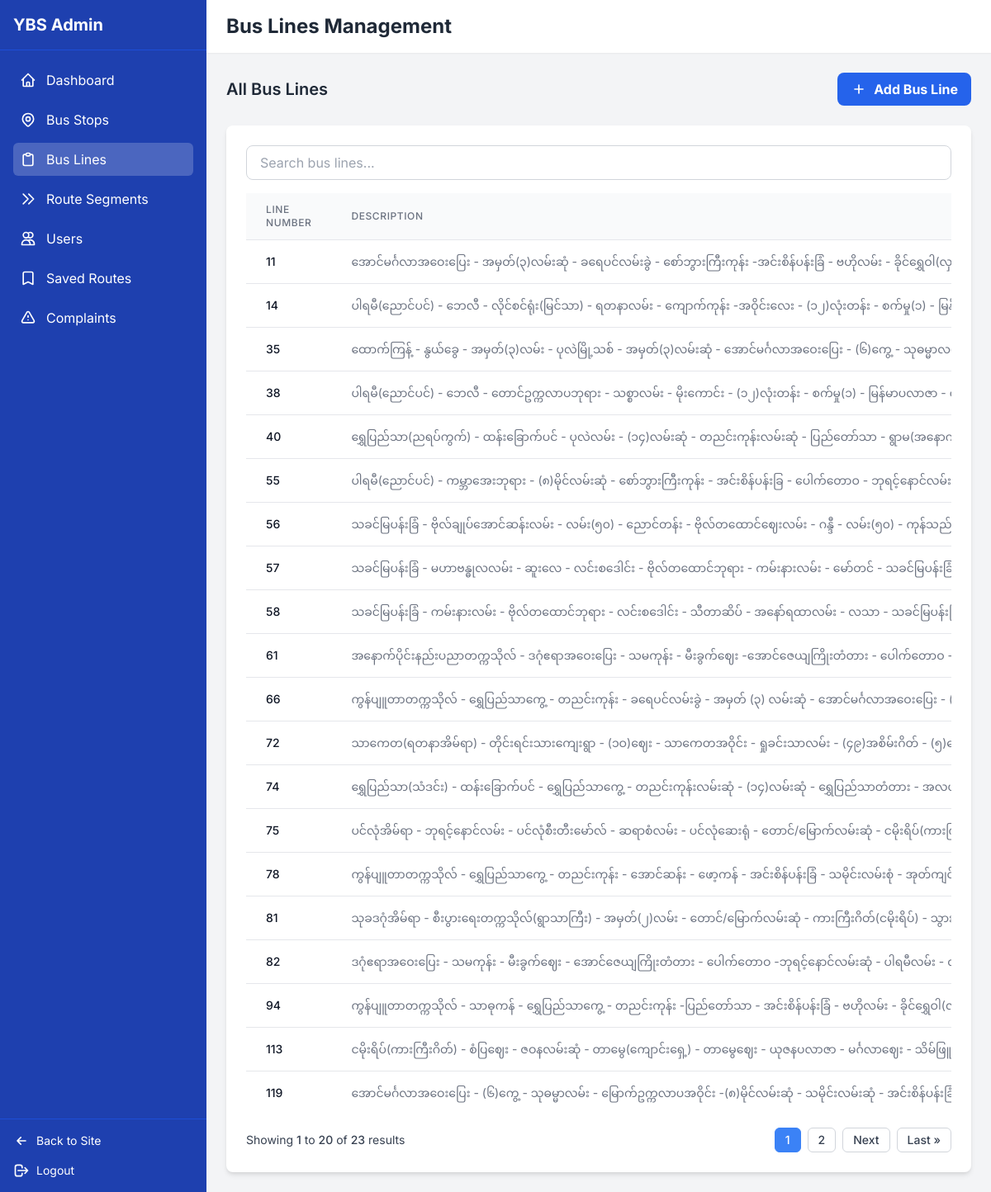
The app's page /admin-dashboard/bus-lines/ (signed in), older data.
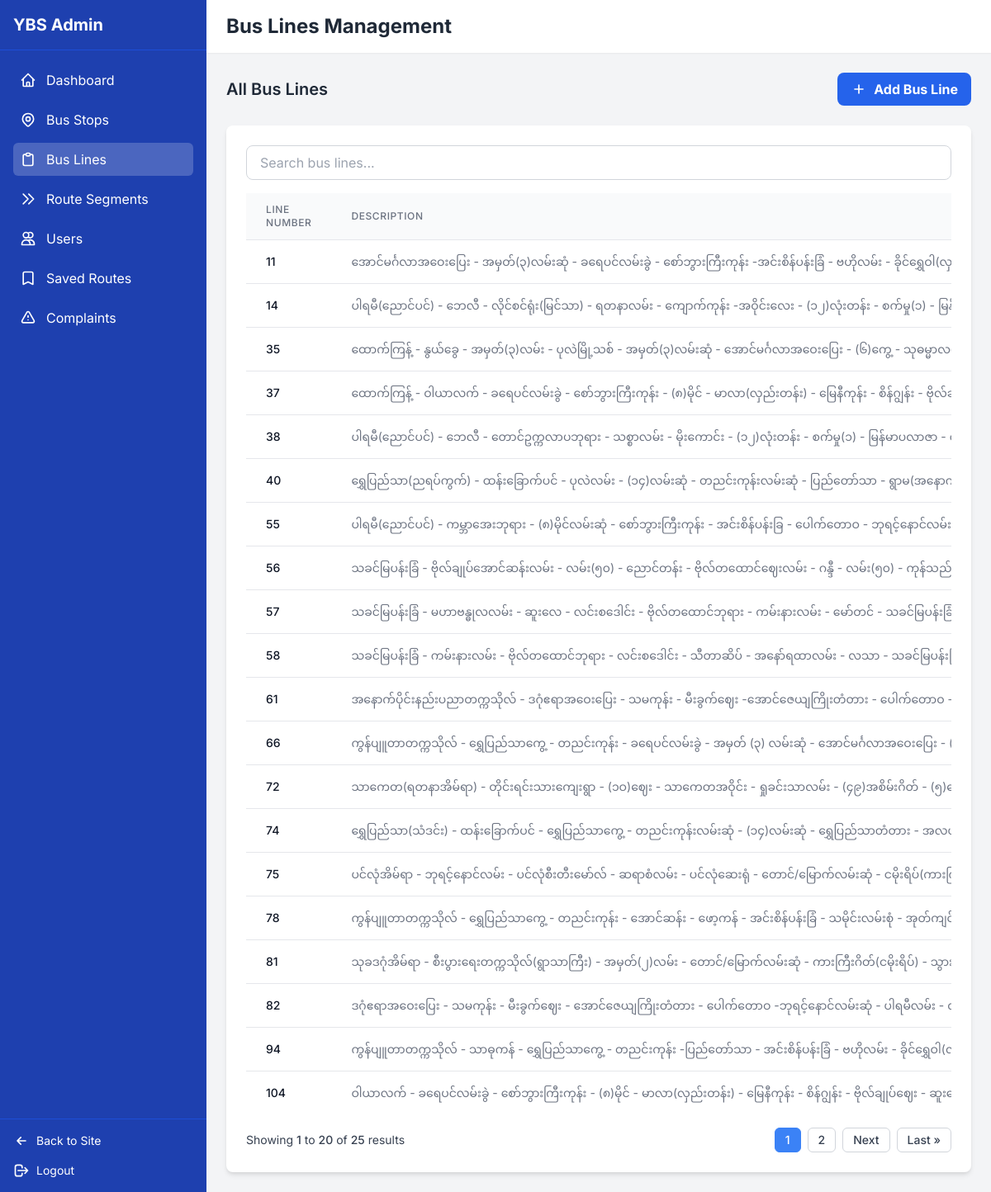
The same page, newer data.
### bus_routes/models.py (models this page shows, shortened)
class BusLine(models.Model):
    line_number = models.IntegerField(unique=True, verbose_name="Bus Line Number")
    description = models.TextField(blank=True, verbose_name="Description")
    class Meta:
        verbose_name = "Bus Line"
        verbose_name_plural = "Bus Lines"

### bus_routes/views.py (the view)
# urls.py: path('admin-dashboard/bus-lines/', views.admin_bus_lines, name='admin_bus_lines'),
@user_passes_test(is_admin)
def admin_bus_lines(request):
    bus_lines_list = BusLine.objects.all().order_by('line_number')
    paginator = Paginator(bus_lines_list, 20)
    page_number = request.GET.get('page')
    page_obj = paginator.get_page(page_number)
    return render(request, 'admin_bus_lines.html', {
        'active_tab': 'bus_lines',
        'bus_lines': page_obj,
        'page_obj': page_obj,
        'paginator': paginator
    })

### bus_routes/views.py (called while the page is built)
def is_admin(user):
    return user.is_authenticated and user.is_staff

### templates/admin_bus_lines.html (shortened to what this page needs)
{% extends "admin_dashboard.html" %}
{% block header_title %}Bus Lines Management{% endblock %}
{% block content %}
<div class="mb-6 flex justify-between items-center">
    <h2 class="text-xl font-semibold text-gray-800">All Bus Lines</h2>
    <a href="{% url 'admin_bus_line_add' %}" class="bg-blue-600 hover:bg-blue-700 text-white font-bold py-2 px-4 rounded-lg flex items-center">
        <svg xmlns="http://www.w3.org/2000/svg" class="h-5 w-5 mr-2" fill="none" viewBox="0 0 24 24" stroke="currentColor">
            <path stroke-linecap="round" stroke-linejoin="round" stroke-width="2" d="M12 6v6m0 0v6m0-6h6m-6 0H6" />
        </svg>
        Add Bus Line
    </a>
</div>
<div class="card bg-white overflow-hidden">
    <div class="p-6">
        <div class="mb-4">
            <input type="text" id="searchInput" placeholder="Search bus lines..." class="w-full px-4 py-2 border border-gray-300 rounded-lg focus:outline-none focus:ring-2 focus:ring-blue-500">
        </div>
        <div class="overflow-x-auto">
            <table class="min-w-full divide-y divide-gray-200">
                <thead class="bg-gray-50">
                    <tr>
                        <th scope="col" class="px-6 py-3 text-left text-xs font-medium text-gray-500 uppercase tracking-wider">Line Number</th>
                        <th scope="col" class="px-6 py-3 text-left text-xs font-medium text-gray-500 uppercase tracking-wider">Description</th>
                    </tr>
                </thead>
                <tbody class="bg-white divide-y divide-gray-200">
                    {% for line in bus_lines %}
                    <tr>
                        <td class="px-6 py-4 whitespace-nowrap text-sm font-medium text-gray-900">{{ line.line_number }}</td>
                        <td class="px-6 py-4 whitespace-nowrap text-sm text-gray-500">{{ line.description|default:"-" }}</td>
                    </tr>
                    {% empty %}
                    <tr>
                        <td colspan="3" class="px-6 py-4 whitespace-nowrap text-sm text-gray-500 text-center">No bus lines found.</td>
                    </tr>
                    {% endfor %}
                </tbody>
            </table>
        </div>
        <div class="mt-4 flex justify-between items-center">
            <div>
                <p class="text-sm text-gray-700">
                    Showing <span class="font-medium">{{ page_obj.start_index }}</span> to <span class="font-medium">{{ page_obj.end_index }}</span> of <span class="font-medium">{{ paginator.count }}</span> results
                </p>
            </div>
            <div class="flex space-x-2">
                {% for num in paginator.page_range %}
                    {% if page_obj.number == num %}
                        <span class="px-3 py-1 border border-blue-500 bg-blue-500 text-white rounded-md text-sm font-medium">{{ num }}</span>
                    {% elif num > page_obj.number|add:'-3' and num < page_obj.number|add:'3' %}
                        <a href="?page={{ num }}" class="px-3 py-1 border border-gray-300 rounded-md text-sm font-medium text-gray-700 hover:bg-gray-50">{{ num }}</a>
                    {% endif %}
                {% endfor %}
                {% if page_obj.has_next %}
                    <a href="?page={{ page_obj.next_page_number }}" class="px-3 py-1 border border-gray-300 rounded-md text-sm font-medium text-gray-700 hover:bg-gray-50">Next</a>
                    <a href="?page={{ page_obj.paginator.num_pages }}" class="px-3 py-1 border border-gray-300 rounded-md text-sm font-medium text-gray-700 hover:bg-gray-50">Last &raquo;</a>
                {% endif %}
            </div>
        </div>
    </div>
</div>
{% endblock %}

Row changes from the older to the newer data that the page shows:
no longer on this page (row unchanged): BusLine: line_number "113", description "ငမိုးရိပ်(ကားကြီးဂိတ်) - စံပြဈေး - ဇဝနလမ်းဆုံ - တာမွေ(ကျောင်းရှေ့) - တာမွေဈေး - ယုဇနပလာဇာ - မင်္ဂလာဈေး -…"
no longer on this page (row unchanged): BusLine: line_number "119", description "အောင်မင်္ဂလာအဝေးပြေး - (၆)ကွေ့ - သုဓမ္မာလမ်း - မြောက်ဥက္ကလာပအဝိုင်း -(၈)မိုင်လမ်းဆုံ - သမိုင်းလမ်းဆုံ -…"
added BusLine: line_number "37", description "ထောက်ကြန့် - ဝါယာလက် - ခရေပင်လမ်းခွဲ - စော်ဘွားကြီးကုန်း - (၈)မိုင် - မာလာ(လှည်းတန်း) - မြေနီကုန်း - စိန်ဂျွန်း -…"
added BusLine: line_number "104", description "ဝါယာလက် - ခရေပင်လမ်းခွဲ - စော်ဘွားကြီးကုန်း - (၈)မိုင် - မာလာ(လှည်းတန်း) - မြေနီကုန်း - စိန်ဂျွန်း - ဗိုလ်ချုပ်ဈေး -…"
Text that changed along with them:
{{ paginator.count }}: "23" → "25"
